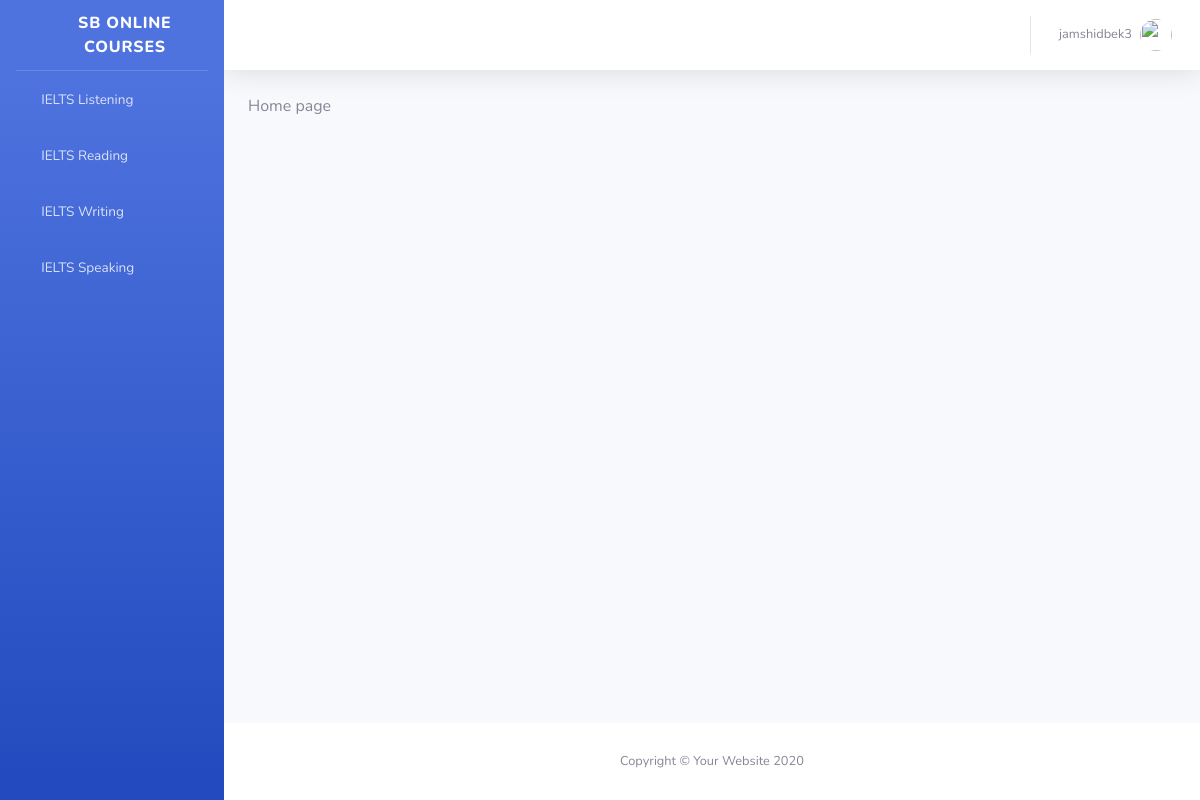
The page / (signed in) on the database its author committed.
### courses/models.py (models this page shows, shortened)
class Course(models.Model):
    course_id = models.AutoField(primary_key=True)
    created_by = models.ForeignKey('auth.User', on_delete=models.CASCADE)
    name = models.CharField(max_length=200)
    level = models.PositiveIntegerField()
    description = models.TextField(null=True, blank=True)
    score = models.PositiveIntegerField()
    class Meta:
        ordering = ['course_id']

### pages/views.py (the view)
# urls.py: path('', staff_views.home, name='staff_home')
def home(request):
    return render(request, 'user/home.html')

### courses/models.py (called while the page is built)
    def __str__(self):
        return self.lesson_title

### pages/context_processors.py (called while the page is built)
def base_context(request):
    context = {
        'courses': Course.objects.all(),
    }
    return context

### pages/templatetags/staff_tags.py (called while the page is built)
@register.filter
def has_group(user, group_name):
    if user.is_authenticated:
        print(user.role)
        return user.groups.filter(name=group_name).exists()
    return False

### templates/user/home.html (shortened to what this page needs)
{% extends 'guest/base.html' %}
{% block content %}
	Home page
{% endblock %}

### templates/guest/base.html (shortened to what this page needs)
<!DOCTYPE html>
<html lang="en">
{% load static %}
{% load staff_tags %}
<head>
    <link href="{% static 'vendor/fontawesome-free/css/all.min.css' %}" rel="stylesheet" type="text/css">
    <link href="{% static 'css/sb-admin-2.min.css' %}" rel="stylesheet">
</head>
<body id="page-top">
    <div id="wrapper">
        <ul class="navbar-nav bg-gradient-primary sidebar sidebar-dark accordion" id="accordionSidebar">
            <a class="sidebar-brand d-flex align-items-center justify-content-center" href="{% url 'staff_home' %}">
                <div class="sidebar-brand-icon rotate-n-15">
                    <i class="fas fa-laugh-wink"></i>
                </div>
                <div class="sidebar-brand-text mx-3">SB
                    {% if user.is_authenticated and user.is_superuser and user.is_staff%}
                        Superuser
                    {% elif user.is_authenticated and user.is_staff %}
                        Staff
                    {% elif user.is_authenticated and user.is_superuser %}
                        Admin
                    {% else %}online courses{% endif %}</div>
            </a>
            <hr class="sidebar-divider my-0">
            {% if user.is_authenticated and user.is_staff %}
                <li class="nav-item">
                    <a class="nav-link collapsed" href="{% url 'course_list' %}" data-toggle="collapse" data-target="#collapseUtilities"
                        aria-expanded="true" aria-controls="collapseUtilities">
                        <i class="fas fa-fw fa-chalkboard-teacher"></i>
                        <span>Courses</span>
                    </a>
                    <div id="collapseUtilities" class="collapse" aria-labelledby="headingUtilities"
                        data-parent="#accordionSidebar">
                        <div class="bg-white py-2 collapse-inner rounded">
                            <h6 class="collapse-header">deeds:</h6>
                            <a class="collapse-item" href="{% url 'course_list' %}">List</a>
                            <a class="collapse-item" href="{% url 'course_create' %}">Add</a>
                        </div>
                        <div class="bg-white py-2 collapse-inner rounded">
                            <h6 class="collapse-header">Courses</h6>
                            {% for course in courses %}
                                <a class="collapse-item" href="{% url 'lesson_list' course.pk %}">{{ course.name }}</a>
                            {% endfor %}
                        </div>
                    </div>
                </li>
            {% else %}
                {% for course in courses %}
                <li class="nav-item">
                    <a class="nav-link collapsed" href="{% url 'course_list' %}" data-toggle="collapse" data-target="#collapseUtilities{{ course.pk }}"
                        aria-expanded="true" aria-controls="collapseUtilities{{ course.pk }}">
                        <i class="fas fa-fw fa-chalkboard-teacher"></i>
                        <span>{{ course.name }}</span>
                    </a>
                </li>
            {% endfor %}
        {% endif %}
        </ul>
        <div id="content-wrapper" class="d-flex flex-column">
            <div id="content">
                <nav class="navbar navbar-expand navbar-light bg-white topbar mb-4 static-top shadow">
                    <ul class="navbar-nav ml-auto">
                        {% if user.is_authenticated %}
                        <li class="nav-item dropdown no-arrow">
                            <a class="nav-link dropdown-toggle" href="#" id="userDropdown" role="button"
                                data-toggle="dropdown" aria-haspopup="true" aria-expanded="false">
                                <span class="mr-2 d-none d-lg-inline text-gray-600 small">{{ user }}</span>
                                <img class="img-profile rounded-circle"
                                    src="{% static 'img/undraw_profile.svg' %}">
                            </a>
                        </li>
                        {% endif %}
                    </ul>
                </nav>
                <div class="container-fluid">
                    {% block content %}
                    {% endblock %}
                </div>
            </div>
            <footer class="sticky-footer bg-white">
                <div class="container my-auto">
                    <div class="copyright text-center my-auto">
                        <span>Copyright &copy; Your Website 2020</span>
                    </div>
                </div>
            </footer>
        </div>
    </div>
</body>
</html>

### rows shown on the page
Course: name "IELTS Listening"
Course: name "IELTS Reading"
Course: name "IELTS Writing"
Course: name "IELTS Speaking"

### other values the page prints
{{ user }} "jamshidbek3"
